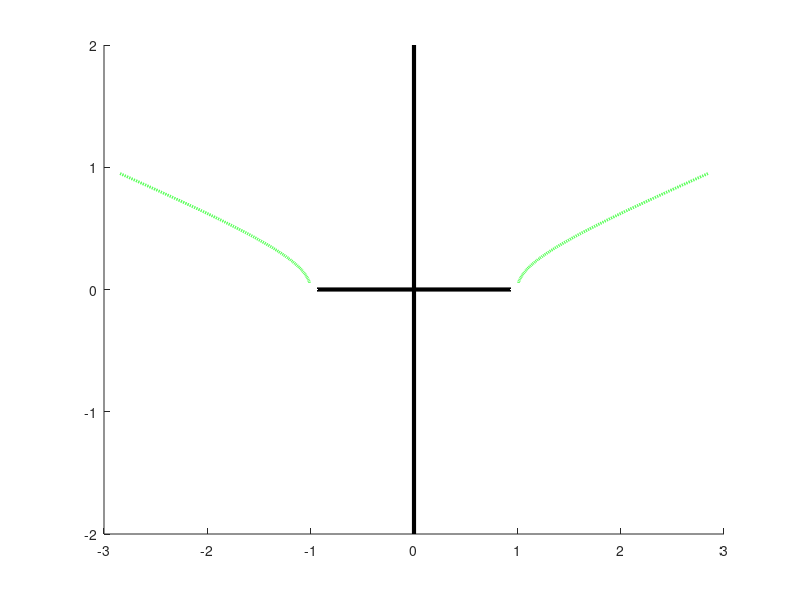

The MATLAB script that drew this image: (Note: this script raises an error after producing the figure.)
function out = fig_flow

global Yinit Yinit2 
global Ntheta Nphi 
global alpha beta

Ntheta=400;
Nphi=800;
load('contour_zero');
ContMat=Mat;

% ----- alpha,beta,Yinit,Yinit2 ---
FlowDat=[ 0.0, 0.8, -1.0,  -1.5;...
          0.2, 0.8, -1.21, -1.21;...
          0.5, 0.0, -1.0,  -1.25;...
          0.5,-0.5, -1.1,  -1.1;...
          1.5, 0.5, -1.0,  -1.0;...
          1.5, 0.0, -1.0,   0.0;...
          0.2, 1.5, -1.0,   0.0;];  

figure;
dpi = '-r400';

hold on
%viscircles([0,0],1,'Color','b','LineWidth',3);
LineX=linspace(-1,1,2);
LineY=linspace(-2,2,2);

plot (LineX,zeros(size(LineX)),'Color','k','LineWidth',3)
plot (zeros(size(LineY)),LineY,'Color','k','LineWidth',3)
plot (ContMat(1,2:size(ContMat,2)), ContMat(2,2:size(ContMat,2)),...
      'g--','LineWidth',2)
plot (-ContMat(1,2:size(ContMat,2)), ContMat(2,2:size(ContMat,2)),...
      'g--','LineWidth',2)
%viscircles([ 1,0],0.05,'Color','k','LineWidth',2);
%viscircles([-1,0],0.05,'Color','k','LineWidth',2);
s=scatter(LineX,zeros(size(LineX)),100,'w','filled');
    s.LineWidth = 1.0;
    s.MarkerEdgeColor = 'k';

s2=scatter(FlowDat(:,2),FlowDat(:,1),100,'r','filled');
    s2.LineWidth = 1.0;
    s2.MarkerEdgeColor = 'k';  
    
xlabel('$\beta$','Interpreter','latex')
ylabel('$\alpha$','Interpreter','latex')
xlim([-2 2])
xticks([-2:0.5:2])
ylim([0 2])
yticks([-2:0.5:2])

set(gca,'FontSize',24)
set(gca,'TickLabelInterpreter','latex')

hold off
grid on
daspect([1,1,1]);  

print('fig_flow_param','-depsc',dpi) 
           

% ----- draw flow ---      
for label=1:size(FlowDat,1)
    alpha =FlowDat(label,1);
    beta  =FlowDat(label,2);
    Yinit =FlowDat(label,3)*pi;
    Yinit2=FlowDat(label,4)*pi;
    fig_flow_draw(label);
end



end